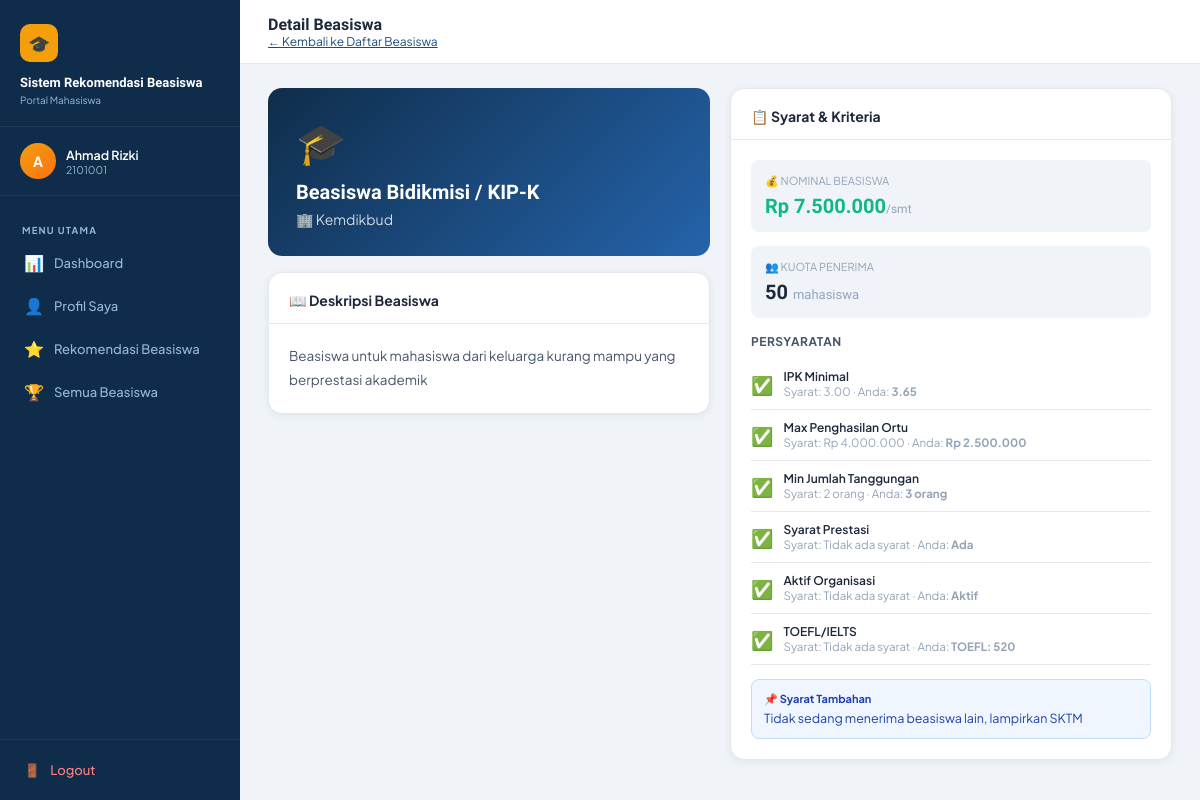
Screenshot of /detail_beasiswa.php?id=1 (signed in) with the database file from the repository.
### tables this page shows
CREATE TABLE IF NOT EXISTS kriteria (
    id_kriteria INT AUTO_INCREMENT PRIMARY KEY,
    id_beasiswa INT NOT NULL,
    min_ipk DECIMAL(3,2) DEFAULT 0.00,
    max_penghasilan DECIMAL(15,2) DEFAULT 0,
    min_tanggungan INT DEFAULT 0,
    syarat_prestasi ENUM('ya','tidak') DEFAULT 'tidak',
    syarat_akademik TEXT,
    syarat_organisasi ENUM('ya','tidak') DEFAULT 'tidak',
    min_toefl INT DEFAULT 0,
    min_ielts DECIMAL(3,1) DEFAULT 0.0,
    created_at TIMESTAMP DEFAULT CURRENT_TIMESTAMP,
    FOREIGN KEY (id_beasiswa) REFERENCES beasiswa(id_beasiswa) ON DELETE CASCADE
);

CREATE TABLE IF NOT EXISTS beasiswa (
    id_beasiswa INT AUTO_INCREMENT PRIMARY KEY,
    nama_beasiswa VARCHAR(150) NOT NULL,
    penyelenggara VARCHAR(100) NOT NULL,
    deskripsi TEXT,
    kuota INT DEFAULT 0,
    nominal DECIMAL(15,2) DEFAULT 0,
    id_admin INT,
    created_at TIMESTAMP DEFAULT CURRENT_TIMESTAMP,
    updated_at TIMESTAMP DEFAULT CURRENT_TIMESTAMP ON UPDATE CURRENT_TIMESTAMP,
    FOREIGN KEY (id_admin) REFERENCES admin(id_admin)
);

### config.php (called while the page is built, shortened)
<?php
function formatRupiah($angka) {
    return 'Rp ' . number_format($angka, 0, ',', '.');
}
?>

### detail_beasiswa.php (the view, shortened to what this page needs)
<?php
require_once 'config.php';
$id = (int)($_GET['id'] ?? 0);
$mhs_id = $_SESSION['mahasiswa_id'];
$b = $conn->query("
    SELECT b.*, k.min_ipk, k.max_penghasilan, k.min_tanggungan, k.syarat_prestasi, k.syarat_akademik, k.syarat_organisasi, k.min_toefl, k.min_ielts
    FROM beasiswa b LEFT JOIN kriteria k ON b.id_beasiswa = k.id_beasiswa
    WHERE b.id_beasiswa = $id
")->fetch_assoc();
$mhs = $conn->query("SELECT * FROM mahasiswa WHERE id_mahasiswa=$mhs_id")->fetch_assoc();
?>
<!DOCTYPE html>
<html lang="id">
<head>
<link rel="stylesheet" href="style.css">
</head>
<body>
<div class="app-wrapper">
  <?php include 'sidebar_mhs.php'; ?>
  <div class="main-content">
    <div class="topbar">
      <div class="topbar-left">
        <h1>Detail Beasiswa</h1>
        <p><a href="beasiswa.php" style="color:var(--primary)">← Kembali ke Daftar Beasiswa</a></p>
      </div>
    </div>
    <div class="page-content">
      <div class="grid-2" style="gap:20px;align-items:start">
        <div>
          <div style="background:linear-gradient(135deg,var(--primary-dark),var(--primary-light));border-radius:var(--radius);padding:28px;color:white;margin-bottom:16px">
            <div style="font-size:40px;margin-bottom:12px">🎓</div>
            <h2 style="font-size:20px;font-family:'Sora',sans-serif;margin-bottom:6px"><?= htmlspecialchars($b['nama_beasiswa']) ?></h2>
            <div style="opacity:0.8;font-size:14px">🏢 <?= htmlspecialchars($b['penyelenggara']) ?></div>
          </div>
          <div class="card">
            <div class="card-header"><h3>📖 Deskripsi Beasiswa</h3></div>
            <div class="card-body" style="font-size:13.5px;line-height:1.8;color:var(--text-mid)">
              <?= nl2br(htmlspecialchars($b['deskripsi'])) ?>
            </div>
          </div>
        </div>
        <div>
          <div class="card" style="margin-bottom:16px">
            <div class="card-header"><h3>📋 Syarat & Kriteria</h3></div>
            <div class="card-body">
              <div style="display:grid;gap:14px">
                <div style="background:var(--content-bg);border-radius:8px;padding:14px">
                  <div style="font-size:11px;color:var(--text-light);margin-bottom:6px">💰 NOMINAL BEASISWA</div>
                  <div style="font-size:20px;font-weight:800;color:var(--accent2);font-family:'Sora',sans-serif"><?= formatRupiah($b['nominal']) ?><span style="font-size:12px;font-weight:400;color:var(--text-light)">/smt</span></div>
                </div>
                <div style="background:var(--content-bg);border-radius:8px;padding:14px">
                  <div style="font-size:11px;color:var(--text-light);margin-bottom:6px">👥 KUOTA PENERIMA</div>
                  <div style="font-size:20px;font-weight:700;font-family:'Sora',sans-serif"><?= $b['kuota'] ?> <span style="font-size:13px;font-weight:400;color:var(--text-light)">mahasiswa</span></div>
                </div>
              </div>
              <div style="margin-top:16px">
                <div style="font-size:12px;font-weight:700;color:var(--text-mid);margin-bottom:10px;text-transform:uppercase;letter-spacing:0.5px">Persyaratan</div>
                <?php
                $checks = [
                    ['label' => 'IPK Minimal', 'req' => $b['min_ipk'] > 0 ? number_format($b['min_ipk'],2) : 'Tidak ada syarat', 'val' => number_format($mhs['ipk'],2), 'ok' => $b['min_ipk']==0 || $mhs['ipk'] >= $b['min_ipk']],
                    ['label' => 'Max Penghasilan Ortu', 'req' => $b['max_penghasilan'] > 0 ? formatRupiah($b['max_penghasilan']) : 'Tidak ada syarat', 'val' => formatRupiah($mhs['penghasilan_orangtua']), 'ok' => $b['max_penghasilan']==0 || $mhs['penghasilan_orangtua'] <= $b['max_penghasilan']],
                    ['label' => 'Min Jumlah Tanggungan', 'req' => $b['min_tanggungan'] > 0 ? $b['min_tanggungan'].' orang' : 'Tidak ada syarat', 'val' => $mhs['jumlah_tanggungan'].' orang', 'ok' => $b['min_tanggungan']==0 || $mhs['jumlah_tanggungan'] >= $b['min_tanggungan']],
                    ['label' => 'Syarat Prestasi', 'req' => $b['syarat_prestasi']==='ya' ? 'Wajib ada prestasi' : 'Tidak ada syarat', 'val' => !empty($mhs['prestasi']) ? 'Ada' : 'Tidak ada', 'ok' => $b['syarat_prestasi']==='tidak' || !empty($mhs['prestasi'])],
                    ['label' => 'Aktif Organisasi', 'req' => $b['syarat_organisasi']==='ya' ? 'Wajib aktif organisasi' : 'Tidak ada syarat', 'val' => ($mhs['aktif_organisasi']??'tidak')==='ya' ? 'Aktif' : 'Tidak aktif', 'ok' => $b['syarat_organisasi']==='tidak' || ($mhs['aktif_organisasi']??'tidak')==='ya'],
                    ['label' => 'TOEFL/IELTS', 'req' => ($b['min_toefl']>0||$b['min_ielts']>0) ? 'TOEFL min '.$b['min_toefl'].' / IELTS min '.$b['min_ielts'] : 'Tidak ada syarat', 'val' => ($mhs['skor_toefl']??0)>0 ? 'TOEFL: '.($mhs['skor_toefl']??0) : (($mhs['skor_ielts']??0)>0 ? 'IELTS: '.($mhs['skor_ielts']??0) : 'Tidak ada'), 'ok' => ($b['min_toefl']==0 && $b['min_ielts']==0) || ($mhs['skor_toefl']??0)>=$b['min_toefl'] || ($mhs['skor_ielts']??0)>=$b['min_ielts']],
                ];
                foreach ($checks as $c): ?>
                <div style="display:flex;align-items:center;gap:10px;padding:10px 0;border-bottom:1px solid var(--border)">
                  <span style="font-size:18px"><?= $c['ok'] ? '✅' : '❌' ?></span>
                  <div style="flex:1">
                    <div style="font-size:12px;font-weight:600"><?= $c['label'] ?></div>
                    <div style="font-size:11.5px;color:var(--text-light)">Syarat: <?= $c['req'] ?> · Anda: <strong><?= $c['val'] ?></strong></div>
                  </div>
                </div>
                <?php endforeach; ?>
              </div>
              <?php if (!empty($b['syarat_akademik'])): ?>
              <div style="margin-top:14px;background:#eff6ff;border:1px solid #bfdbfe;border-radius:8px;padding:12px">
                <div style="font-size:11px;font-weight:700;color:#1e40af;margin-bottom:4px">📌 Syarat Tambahan</div>
                <div style="font-size:12.5px;color:#1e40af"><?= nl2br(htmlspecialchars($b['syarat_akademik'])) ?></div>
              </div>
              <?php endif; ?>
            </div>
          </div>
        </div>
      </div>
    </div>
  </div>
</div>
</body>
</html>

### style.css (style rules this page uses)
:root { --primary: #1a4d7c; --primary-light: #2563ab; --primary-dark: #0f2d4a; --accent: #f59e0b; --accent2: #10b981; --accent3: #ef4444; --accent4: #8b5cf6; --sidebar-bg: #0f2d4a; --sidebar-hover: #1a4d7c; --sidebar-active: #2563ab; --sidebar-text: #94b8d4; --sidebar-text-active: #ffffff; --content-bg: #f0f4f8; --card-bg: #ffffff; --text-dark: #1e293b; --text-mid: #475569; --text-light: #94a3b8; --border: #e2e8f0; --shadow: 0 4px 24px rgba(15,45,74,0.10); --shadow-sm: 0 2px 8px rgba(15,45,74,0.07); --radius: 14px; --radius-sm: 8px; --sidebar-width: 240px; --topbar-height: 64px; }
* { margin: 0; padding: 0; box-sizing: border-box; }
body { font-family: 'Plus Jakarta Sans', sans-serif; background: var(--content-bg); color: var(--text-dark); min-height: 100vh; font-size: 14px; }
.app-wrapper { display: flex; min-height: 100vh; }
.main-content { margin-left: var(--sidebar-width); flex: 1; display: flex; flex-direction: column; min-height: 100vh; }
.topbar { height: var(--topbar-height); background: var(--card-bg); border-bottom: 1px solid var(--border); display: flex; align-items: center; justify-content: space-between; padding: 0 28px; position: sticky; top: 0; z-index: 50; }
.topbar-left h1 { font-family: 'Sora', sans-serif; font-size: 16px; font-weight: 700; color: var(--text-dark); }
.topbar-left p { font-size: 12px; color: var(--text-light); }
.page-content { padding: 24px 28px; flex: 1; }
.card { background: var(--card-bg); border-radius: var(--radius); border: 1px solid var(--border); box-shadow: var(--shadow-sm); overflow: hidden; }
.card-header { padding: 18px 20px 14px; border-bottom: 1px solid var(--border); display: flex; align-items: center; justify-content: space-between; }
.card-header h3 { font-size: 14px; font-weight: 700; color: var(--text-dark); }
.card-body { padding: 20px; }
.grid-2 { display: grid; grid-template-columns: 1fr 1fr; gap: 16px; }

### rows the page displays
kriteria: id_beasiswa.nama_beasiswa "Beasiswa Bidikmisi / KIP-K", id_beasiswa.penyelenggara "Kemdikbud", id_beasiswa.deskripsi "Beasiswa untuk mahasiswa dari keluarga kurang mampu yang berprestasi akademik", id_beasiswa.nominal "Rp 7.500.000", id_beasiswa.kuota "50", syarat_akademik "Tidak sedang menerima beasiswa lain, lampirkan SKTM"

### other values shown
substr($_SESSION['mahasiswa_nama'], 0, 1) "A"
$_SESSION['mahasiswa_nama'] "Ahmad Rizki"
$_SESSION['mahasiswa_nim'] "2101001"
$c['label'] "IPK Minimal"
$c['req'] "3.00"
$c['val'] "3.65"
$c['label'] "Max Penghasilan Ortu"
$c['req'] "Rp 4.000.000"
$c['val'] "Rp 2.500.000"
$c['label'] "Min Jumlah Tanggungan"
$c['req'] "2 orang"
$c['val'] "3 orang"
$c['label'] "Syarat Prestasi"
$c['req'] "Tidak ada syarat"
$c['val'] "Ada"
